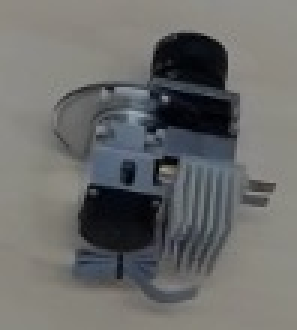
//> input picture task2/task2Data/train/01/0000.jpg, 99 x 110 px (shown 3 times larger)
$ ./randomMainfunksjoner   (built with g++ and OpenCV 4)
//> lines starting //> are read from the running program, lines starting //| are printed output that depends on the picture
### task2/randomForest.hpp
#ifndef RandomForest_H
#define RandomForest_H
#include "opencv2/core/core.hpp"
#include "opencv2/highgui/highgui.hpp"
#include "opencv2/imgproc/imgproc.hpp"
#include "opencv2/objdetect/objdetect.hpp"
#include "opencv2/ml/ml.hpp"

using namespace std;
using namespace cv;

class RandomForest{
	std::vector<Ptr<ml::DTrees> > randomForest;

public:
	/*randomForest();
	~randomForest();*/
	void creat(int nrTrees, int CVFoolds, int maxCategories, int maxDepth, int minSampelCount);
	void train(Mat features, Mat label);
	std::vector<int> predict(Mat descriptorPicture);
	int getNrTrees();

};

// [6 lines of commented-out code are left out]

#endif

### task2/utilities.hpp
#ifndef UTILITIES_H
#define UTILITIES_H
#include <stdio.h>
#include <cstdlib>
#include "iostream"
#include <vector>
#include <string.h>
#include <fstream>
#include <dirent.h>
#include <string.h>
#include "opencv2/core/core.hpp"
#include "opencv2/highgui/highgui.hpp"
#include "opencv2/imgproc/imgproc.hpp"
#include "opencv2/objdetect/objdetect.hpp"
#include "opencv2/ml/ml.hpp"

using namespace std;
using namespace cv;

void reqursivelyFindJPG(string baseDir, std::vector< vector <string> >& pathToPictures);
int createTrainingData(Mat& features, Mat& labels, std::vector< vector<string> > pathToPictures, std::vector<int>& vecLabels);
int dTreePredict(HOGDescriptor& hog, ml::DTrees* dTree, std::vector<vector <string> > pathToPictures, std::vector<vector <int> >& answers);
int creatPicturDecriptor(Mat& mDescriptorPicture, HOGDescriptor& hog, string picturePath);

#endif

### task2/randomForest.cpp
#include "randomForest.hpp"

/*randomForest::randomForest();
randomForest::~randomForest();*/
void RandomForest::creat(int nrTrees, int CVFoolds, int maxCategories, int maxDepth, int minSampelCount){
//> called with nrTrees = 50, CVFoolds = 1, maxCategories = 6, maxDepth = 10, minSampelCount = 2
	for(int i = 0; i < nrTrees; i++){
		Ptr<ml::DTrees> dTree = ml::DTrees::create();
		dTree->setMaxDepth(maxDepth);
		dTree->setMinSampleCount(minSampelCount);
		dTree->setMaxCategories(maxCategories);
		dTree->setCVFolds(CVFoolds);
		randomForest.push_back(dTree);
	}
}
// [71 lines left out: functions train, predict, predictFromPath, not called in this run]
int RandomForest::getNrTrees(){
	return randomForest.size();
}

### task2/utilities.cpp
#include "utilities.hpp"


/*int main(){
   std::vector< vector<string> > pathToPictures;
   string baseDir = "task2Data/train/";
   reqursivelyFindJPG(baseDir, pathToPictures);
   for(vector<string>& paths: pathToPictures){
      cout << "Hello World!" << std::endl;
      for(string& picturPath: paths){
          cout << "Picture: " << picturPath << std::endl;
      }
   }
   /*Mat features, labels;
   createTrainingData(features,labels,pathToPictures);
   cout << "features size" << features.size() << std::endl;
   cout << "labels size" << labels.size() << std::endl;*/
   /*return 0;
}*/
//A function that reqursively shershes a directory for a file with .jpg in tha name.
//Every file it finds it stores in a vector the path to the file include the baseDir path
void reqursivelyFindJPG(string baseDir, std::vector< vector <string> >& pathToPictures){
//> called with baseDir = "task2Data/train/"
        DIR *pDIR;
        struct dirent *entry;
        std::vector<string> dirs;
        dirs.push_back("");
        for(int i = 0; i < dirs.size(); i++){
            std::vector<string> pictursInDir;
            string strDirectory = baseDir+dirs[i];
            const char* directory = strDirectory.c_str();
            if( pDIR=opendir(directory)){
                while(entry = readdir(pDIR)){
                        if( strcmp(entry->d_name, ".") != 0 && strcmp(entry->d_name, "..") != 0 ){
                            if (((string)entry->d_name).string::find(".jpg")!=string::npos){
                                pictursInDir.push_back(baseDir+dirs[i]+entry->d_name);
                                //cout << "Picture Path: " << baseDir+dirs[i]+entry->d_name << std::endl;
                            }
                            else if (((string)entry->d_name).string::find_first_of(".")==string::npos){
                                dirs.push_back(dirs[i]+entry->d_name+"/");
                            }
                        }
                }
                closedir(pDIR);
            }
            if (pictursInDir.size() != 0){
                pathToPictures.push_back(pictursInDir);
            }
        }
        for(string& dir: dirs){
           cout << "Dir: " << dir << std::endl;
        }
}

int createTrainingData(Mat& features, Mat& labels, std::vector< vector<string> > pathToPictures, std::vector<int>& vecLabels){
    int classCounter = 1;
    HOGDescriptor hog(Size(128,96), Size(16,12), Size(8,6), Size(16,12),9);
    for(vector<string>& paths: pathToPictures){
        for(string& picturPath: paths){
            //cout << "Picture: " << picturPath << std::endl;
            Mat picture;
            picture = imread(picturPath,CV_LOAD_IMAGE_COLOR);
//> picture is the input picture: 110 rows x 99 cols, CV_8UC3; mean B, G, R 106.5, 108.2, 107.8
            if(!picture.data){
                cout << "Could not open or find the image" << std::endl;
                return -1;
            }
            resize(picture, picture, Size(128,96));
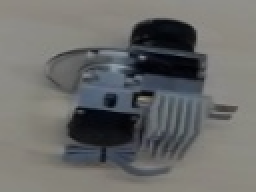
//> picture: 96 rows x 128 cols, CV_8UC3 (shown 2 times larger); mean B, G, R 106.3, 108.1, 107.7
            std::vector<float> descriptorPicture;
            hog.compute(picture,descriptorPicture);
//> descriptorPicture = 2025 values, max 0.774 at index 409, min 4.28e-05 at index 1436, mean 0.293
            Mat mDescriptorPicture = Mat(1, descriptorPicture.size(), CV_32FC1);
//> mDescriptorPicture = 2025 values from 0 to 0
            memcpy(mDescriptorPicture.data, descriptorPicture.data(), descriptorPicture.size());
//> mDescriptorPicture = 2025 values, max 0.774 at index 409, min 0 at index 507, mean 0.0749
            features.push_back(mDescriptorPicture);
//> features has the same summary as mDescriptorPicture
            labels.push_back(classCounter);
        }
        vecLabels.push_back({classCounter});
        classCounter++;
    }
    return 0;
}

// [28 lines left out: functions dTreePredict, creatPicturDecriptor, not called in this run]

### task2/randomMainfunksjoner.cpp
#include "opencv2/core/core.hpp"
#include "opencv2/highgui/highgui.hpp"
#include "opencv2/imgproc/imgproc.hpp"
#include "opencv2/objdetect/objdetect.hpp"
#include "opencv2/ml/ml.hpp"
#include "../hog_visualization.cpp"
#include "utilities.hpp"
#include "iostream"
#include "randomForest.hpp"


using namespace cv;
using namespace std;

/*int main(){
	//loade trainingdata
	Mat image1;
	image1 = imread("./task2Data/train/00/0000.jpg",CV_LOAD_IMAGE_COLOR);
	if(!image1.data){
		cout << "Could not open or find the image" << std::endl;
		return -1;
	}
	resize(image1, image1, Size(128,96));
	Mat image2;
	image2 = imread("./task2Data/train/01/0000.jpg",CV_LOAD_IMAGE_COLOR);
	if(!image2.data){
		cout << "Could not open or find the image" << std::endl;
		return -1;
	}
	resize(image2, image2, Size(128,96));

	//creat tree
	Ptr<ml::DTrees> dec_trees = ml::DTrees::create();
	dec_trees->setMaxDepth(10);
	dec_trees->setMinSampleCount(2);
	dec_trees->setRegressionAccuracy(0.01f);
	dec_trees->setUseSurrogates(false);
	dec_trees->setMaxCategories(2);
	dec_trees->setCVFolds(1);
	dec_trees->setUse1SERule(true);
	dec_trees->setTruncatePrunedTree(true);
	//dec_trees->setPriors(noArray());

	//Train tree.
	std::vector<float> descriptorImage1;
	std::vector<float> descriptorImage2;
	HOGDescriptor hog(Size(image1.size().width,image1.size().height), Size(16,12), Size(8,6), Size(16,12),9);
	hog.compute(image1,descriptorImage1);
	hog.compute(image2,descriptorImage2);
	Mat feats, labels;
	Mat mDescriptorImage1 = Mat(1, descriptorImage1.size(), CV_32FC1);
	memcpy(mDescriptorImage1.data, descriptorImage1.data(), descriptorImage1.size());
	Mat mDescriptorImage2 = Mat(1, descriptorImage2.size(), CV_32FC1);
	memcpy(mDescriptorImage2.data, descriptorImage2.data(), descriptorImage2.size());
	feats.push_back(mDescriptorImage1);
	feats.push_back(mDescriptorImage2);
	labels.push_back(-1);
	labels.push_back(1);
	cout << "Depth: " << dec_trees -> getMaxDepth() << std::endl;
	dec_trees -> train(ml::TrainData::create(feats,ml::ROW_SAMPLE, labels));
	cout << "Depth: " << dec_trees -> getMaxDepth() << std::endl;
	return 0;
}*/

/*int main(){
	std::vector< vector<string> > pathToPictures;
    string baseDir = "task2Data/train/";
    reqursivelyFindJPG(baseDir, pathToPictures);
    /*for(vector<string>& paths: pathToPictures){
        //cout << "Hello World!" << std::endl;
    	//cout << paths.size()  << std::endl;
      	for(string& picturPath: paths){
        	cout << "Picture: " << picturPath << std::endl;
      	}
	}*/
/*	cout << pathToPictures.size() << std::endl;
    Mat features, labels;
    std::vector<int> vecLabels;
    createTrainingData(features,labels,pathToPictures,vecLabels);
    cout << "features size" << features.size() << std::endl;
    cout << "labels size" << labels.size() << std::endl;
    //creat tree
	Ptr<ml::DTrees> dec_trees = ml::DTrees::create();
	dec_trees->setMaxDepth(20);
	dec_trees->setMinSampleCount(2);
	dec_trees->setRegressionAccuracy(0.01f);
	dec_trees->setUseSurrogates(false);
	dec_trees->setMaxCategories(6);
	dec_trees->setCVFolds(1);
	dec_trees->setUse1SERule(true);
	dec_trees->setTruncatePrunedTree(true);
	//dec_trees->setPriors(noArray());
	dec_trees -> train(ml::TrainData::create(features,ml::ROW_SAMPLE, labels));
	HOGDescriptor hog(Size(128,96), Size(16,12), Size(8,6), Size(16,12),9);
	std::vector< vector<string> > pathToTestPictures;
    string baseDirForTest = "task2Data/test/";
    reqursivelyFindJPG(baseDirForTest, pathToTestPictures);
    std::vector<vector<int> > answers;
    /*for(vector<string>& paths: pathToTestPictures){
        //cout << "Hello World!" << std::endl;
    	//cout << paths.size()  << std::endl;
      	for(string& picturPath: paths){
        	cout << "Picture: " << picturPath << std::endl;
      	}
	}*/
/*	dTreePredict(hog,dec_trees,pathToTestPictures,answers);
	for(vector<int>& folderAnswer: answers){
		cout << "New folder" << std::endl;
      	for(int& answer: folderAnswer){
        	cout << "Answer: " << answer << std::endl;
      	}
	}
    return 0;
}*/

int main(){
	RandomForest randForest;
	randForest.creat(50,1,6,10,2);
	cout << "size: " << randForest.getNrTrees() << std::endl;
	std::vector< vector<string> > pathToPictures;
    string baseDir = "task2Data/train/";
    reqursivelyFindJPG(baseDir, pathToPictures);
	Mat features, labels;
	std::vector<int> vecLabels;
    createTrainingData(features,labels,pathToPictures,vecLabels);
//> features has the same summary as mDescriptorPicture in createTrainingData; labels = [1]; vecLabels = [1]
//> (the run ends here: the program needs code that is not available in this run, at `randForest.train(features,labels,vecLabels);`)

$ run again, with task2/task2Data/train/01/0002.jpg copied over task2/task2Data/train/01/0000.jpg
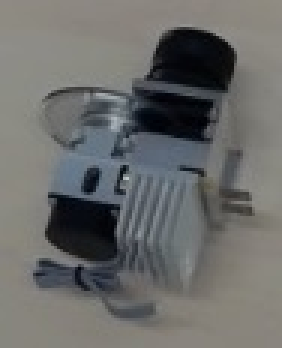
//> input picture task2/task2Data/train/01/0002.jpg, 94 x 116 px (shown 3 times larger)
//> in createTrainingData, picture is the input picture: 116 rows x 94 cols, CV_8UC3; mean B, G, R 105.8, 107.4, 106.9
//> in createTrainingData, `resize(picture, picture, Size(128,96));`:
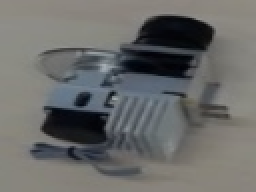
//> picture: 96 rows x 128 cols, CV_8UC3 (shown 2 times larger); mean B, G, R 105.6, 107.3, 106.7
//> descriptorPicture = 2025 values, max 0.869 at index 4, min 0 at index 1250, mean 0.288
//> in createTrainingData, `Mat mDescriptorPicture = Mat(1, descriptorPicture.size(), CV_32FC1);`: mDescriptorPicture = 2025 values from 0 to 0
//> in createTrainingData, `memcpy(mDescriptorPicture.data, descriptorPicture.data(), descriptorPi..`: mDescriptorPicture = 2025 values, max 0.869 at index 4, min 0 at index 507, mean 0.0736
//> in createTrainingData, `features.push_back(mDescriptorPicture);`: features has the same summary as mDescriptorPicture
//> `createTrainingData(features,labels,pathToPictures,vecLabels);`: features has the same summary as mDescriptorPicture in createTrainingData; labels = [1]

$ run again, with task2/task2Data/train/01/0003.jpg copied over task2/task2Data/train/01/0000.jpg
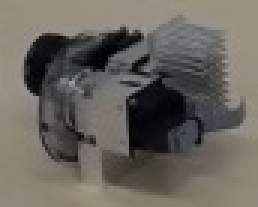
//> input picture task2/task2Data/train/01/0003.jpg, 86 x 69 px (shown 3 times larger)
//> in createTrainingData, picture is the input picture: 69 rows x 86 cols, CV_8UC3; mean B, G, R 94.6, 101.2, 105.3
//> in createTrainingData, `resize(picture, picture, Size(128,96));`:
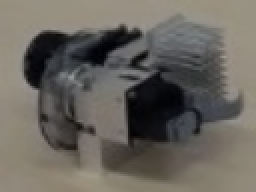
//> picture: 96 rows x 128 cols, CV_8UC3 (shown 2 times larger); mean B, G, R 94.4, 101.1, 105.2
//> descriptorPicture = 2025 values, max 0.701 at index 1210, min 0.00105 at index 431, mean 0.298
//> in createTrainingData, `Mat mDescriptorPicture = Mat(1, descriptorPicture.size(), CV_32FC1);`: mDescriptorPicture = 2025 values from 0 to 0
//> in createTrainingData, `memcpy(mDescriptorPicture.data, descriptorPicture.data(), descriptorPi..`: mDescriptorPicture = 2025 values, max 0.631 at index 207, min 0 at index 507, mean 0.0735
//> in createTrainingData, `features.push_back(mDescriptorPicture);`: features has the same summary as mDescriptorPicture
//> `createTrainingData(features,labels,pathToPictures,vecLabels);`: features has the same summary as mDescriptorPicture in createTrainingData; labels = [1]

$ run again, with task2/task2Data/train/01/0006.jpg copied over task2/task2Data/train/01/0000.jpg
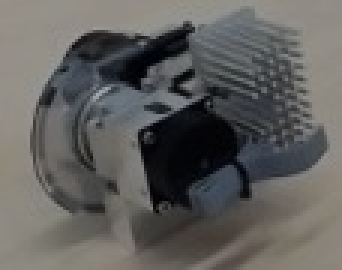
//> input picture task2/task2Data/train/01/0006.jpg, 114 x 90 px (shown 3 times larger)
//> in createTrainingData, picture is the input picture: 90 rows x 114 cols, CV_8UC3; mean B, G, R 93.6, 96, 97
//> in createTrainingData, `resize(picture, picture, Size(128,96));`:
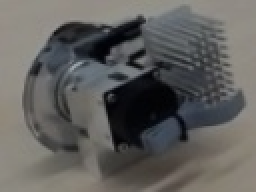
//> picture: 96 rows x 128 cols, CV_8UC3 (shown 2 times larger); mean B, G, R 93.5, 95.9, 96.9
//> descriptorPicture = 2025 values, max 0.679 at index 1478, min 0.00183 at index 1482, mean 0.297
//> in createTrainingData, `Mat mDescriptorPicture = Mat(1, descriptorPicture.size(), CV_32FC1);`: mDescriptorPicture = 2025 values from 0 to 0
//> in createTrainingData, `memcpy(mDescriptorPicture.data, descriptorPicture.data(), descriptorPi..`: mDescriptorPicture = 2025 values, max 0.642 at index 198, min 0 at index 507, mean 0.0738
//> in createTrainingData, `features.push_back(mDescriptorPicture);`: features has the same summary as mDescriptorPicture
//> `createTrainingData(features,labels,pathToPictures,vecLabels);`: features has the same summary as mDescriptorPicture in createTrainingData; labels = [1]
